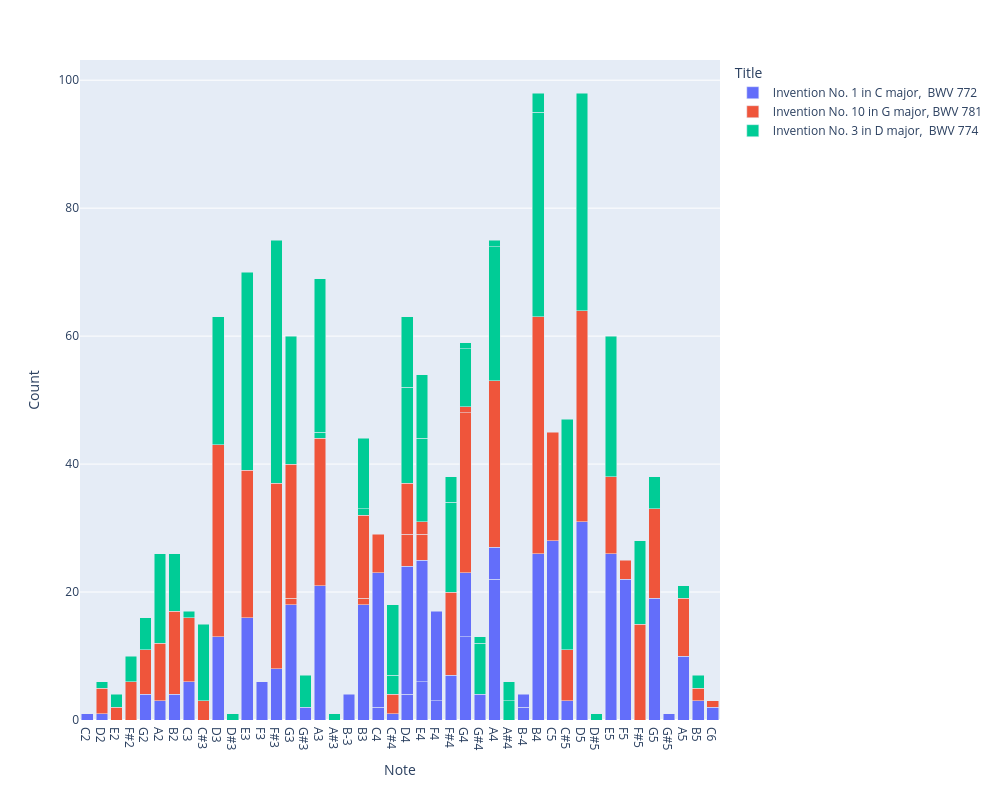

The notebook cell saved with this chart:
### Code cell
# Create the bar chart

# sort the notes that actually occur in this piece, low to high
note_order = sort_pitch_values(corpus_note_counts['Note'].unique().tolist())

fig = px.bar(
    corpus_note_counts,
    x='Note',
    y='Count',
    color='Title',
    height=800,
    width=1000,
    barmode='stack',
    # note that the pitch order is set earlier in our NB!
    category_orders={'Note': note_order}
)

fig.show()

### Figure 1 — Plotly figure (JSON) as saved in the notebook; plotly's stock layout.template omitted (floating-point values rounded to 4 significant figures)
{"data": [{"alignmentgroup": "True", "hovertemplate": "Title=Invention No. 1 in C major,  BWV 772<br>Note=%{x}<br>Count=%{y}<extra></extra>", "legendgroup": "Invention No. 1 in C major,  BWV 772", "marker": {"color": "#636efa", "pattern": {"shape": ""}}, "name": "Invention No. 1 in C major,  BWV 772", "offsetgroup": "Invention No. 1 in C major,  BWV 772", "orientation": "v", "showlegend": true, "textposition": "auto", "type": "bar", "x": ["A2", "A3", "A4", "A4", "A5", "B-3", "B-4", "B-4", "B2", "B3", "B4", "B5", "C#4", "C#5", "C2", "C3", "C4", "C4", "C5", "C6", "D2", "D3", "D4", "D4", "D5", "E3", "E4", "E4", "E5", "F#3", "F#4", "F3", "F4", "F4", "F5", "G#3", "G#4", "G#5", "G2", "G3", "G4", "G4", "G5"], "xaxis": "x", "y": [3, 21, 22, 5, 10, 4, 2, 2, 4, 18, 26, 3, 1, 3, 1, 6, 2, 21, 28, 2, 1, 13, 4, 20, 31, 16, 6, 19, 26, 8, 7, 6, 3, 14, 22, 2, 4, 1, 4, 18, 13, 10, 19], "yaxis": "y"}, {"alignmentgroup": "True", "hovertemplate": "Title=Invention No. 10 in G major, BWV 781<br>Note=%{x}<br>Count=%{y}<extra></extra>", "legendgroup": "Invention No. 10 in G major, BWV 781", "marker": {"color": "#EF553B", "pattern": {"shape": ""}}, "name": "Invention No. 10 in G major, BWV 781", "offsetgroup": "Invention No. 10 in G major, BWV 781", "orientation": "v", "showlegend": true, "textposition": "auto", "type": "bar", "x": ["A2", "A3", "A4", "A5", "B2", "B3", "B3", "B4", "B5", "C#3", "C#4", "C#5", "C3", "C4", "C5", "C6", "D2", "D3", "D4", "D4", "D5", "E2", "E3", "E4", "E4", "E5", "F#2", "F#3", "F#4", "F#5", "F5", "G2", "G3", "G3", "G4", "G4", "G5"], "xaxis": "x", "y": [9, 23, 26, 9, 13, 1, 13, 37, 2, 3, 3, 8, 10, 6, 17, 1, 4, 30, 5, 8, 33, 2, 23, 4, 2, 12, 6, 29, 13, 15, 3, 7, 1, 21, 25, 1, 14], "yaxis": "y"}, {"alignmentgroup": "True", "hovertemplate": "Title=Invention No. 3 in D major,  BWV 774<br>Note=%{x}<br>Count=%{y}<extra></extra>", "legendgroup": "Invention No. 3 in D major,  BWV 774", "marker": {"color": "#00cc96", "pattern": {"shape": ""}}, "name": "Invention No. 3 in D major,  BWV 774", "offsetgroup": "Invention No. 3 in D major,  BWV 774", "orientation": "v", "showlegend": true, "textposition": "auto", "type": "bar", "x": ["A#3", "A#4", "A#4", "A2", "A3", "A3", "A4", "A4", "A5", "B2", "B3", "B3", "B4", "B4", "B5", "C#3", "C#4", "C#4", "C#5", "C3", "D#3", "D#5", "D2", "D3", "D4", "D4", "D5", "E2", "E3", "E4", "E4", "E5", "F#2", "F#3", "F#4", "F#4", "F#5", "G#3", "G#4", "G#4", "G2", "G3", "G4", "G4", "G5"], "xaxis": "x", "y": [1, 3, 3, 14, 1, 24, 21, 1, 2, 9, 1, 11, 32, 3, 2, 12, 3, 11, 36, 1, 1, 1, 1, 20, 15, 11, 34, 2, 31, 13, 10, 22, 4, 38, 14, 4, 13, 5, 8, 1, 5, 20, 9, 1, 5], "yaxis": "y"}], "layout": {"barmode": "stack", "height": 800, "legend": {"title": {"text": "Title"}, "tracegroupgap": 0}, "margin": {"t": 60}, "width": 1000, "xaxis": {"anchor": "y", "categoryarray": ["C2", "D2", "E2", "F#2", "G2", "A2", "B2", "C3", "C#3", "D3", "D#3", "E3", "F3", "F#3", "G3", "G#3", "A3", "A#3", "B-3", "B3", "C4", "C#4", "D4", "E4", "F4", "F#4", "G4", "G#4", "A4", "A#4", "B-4", "B4", "C5", "C#5", "D5", "D#5", "E5", "F5", "F#5", "G5", "G#5", "A5", "B5", "C6"], "categoryorder": "array", "domain": [0, 1], "title": {"text": "Note"}}, "yaxis": {"anchor": "x", "domain": [0, 1], "title": {"text": "Count"}}}}
